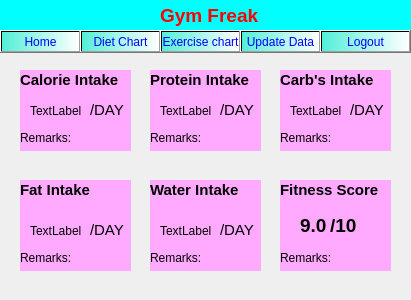
<?xml version="1.0" encoding="UTF-8"?>
<ui version="4.0">
 <class>dashboard</class>
 <widget class="QDialog" name="dashboard">
  <property name="geometry">
   <rect>
    <x>0</x>
    <y>0</y>
    <width>411</width>
    <height>300</height>
   </rect>
  </property>
  <property name="windowTitle">
   <string>Dialog</string>
  </property>
  <property name="styleSheet">
   <string notr="true"/>
  </property>
  <widget class="QLabel" name="label">
   <property name="geometry">
    <rect>
     <x>0</x>
     <y>0</y>
     <width>411</width>
     <height>51</height>
    </rect>
   </property>
   <property name="styleSheet">
    <string notr="true">background-color: rgb(0, 255, 255);</string>
   </property>
   <property name="text">
    <string/>
   </property>
  </widget>
  <widget class="QLabel" name="label_2">
   <property name="geometry">
    <rect>
     <x>160</x>
     <y>0</y>
     <width>111</width>
     <height>31</height>
    </rect>
   </property>
   <property name="text">
    <string>&lt;html&gt;&lt;head/&gt;&lt;body&gt;&lt;p&gt;&lt;span style=&quot; font-size:14pt; font-weight:600; color:#ff0000;&quot;&gt;Gym Freak&lt;/span&gt;&lt;/p&gt;&lt;/body&gt;&lt;/html&gt;</string>
   </property>
  </widget>
  <widget class="QPushButton" name="pushButton">
   <property name="geometry">
    <rect>
     <x>0</x>
     <y>30</y>
     <width>81</width>
     <height>23</height>
    </rect>
   </property>
   <property name="styleSheet">
    <string notr="true">background-color: qlineargradient(spread:pad, x1:0, y1:0, x2:1, y2:0, stop:0 rgba(82, 239, 216, 255), stop:1 rgba(255, 255, 255, 255));
color: rgb(0, 0, 255);</string>
   </property>
   <property name="text">
    <string>Home</string>
   </property>
  </widget>
  <widget class="QPushButton" name="pushButton_2">
   <property name="geometry">
    <rect>
     <x>80</x>
     <y>30</y>
     <width>81</width>
     <height>23</height>
    </rect>
   </property>
   <property name="styleSheet">
    <string notr="true">background-color: qlineargradient(spread:pad, x1:0, y1:0, x2:1, y2:0, stop:0 rgba(82, 239, 216, 255), stop:1 rgba(255, 255, 255, 255));
color: rgb(0, 0, 255);</string>
   </property>
   <property name="text">
    <string>Diet Chart</string>
   </property>
  </widget>
  <widget class="QPushButton" name="pushButton_3">
   <property name="geometry">
    <rect>
     <x>160</x>
     <y>30</y>
     <width>81</width>
     <height>23</height>
    </rect>
   </property>
   <property name="styleSheet">
    <string notr="true">background-color: qlineargradient(spread:pad, x1:0, y1:0, x2:1, y2:0, stop:0 rgba(82, 239, 216, 255), stop:1 rgba(255, 255, 255, 255));
color: rgb(0, 0, 255);</string>
   </property>
   <property name="text">
    <string>Exercise chart</string>
   </property>
  </widget>
  <widget class="QPushButton" name="pushButton_4">
   <property name="geometry">
    <rect>
     <x>240</x>
     <y>30</y>
     <width>81</width>
     <height>23</height>
    </rect>
   </property>
   <property name="styleSheet">
    <string notr="true">background-color: qlineargradient(spread:pad, x1:0, y1:0, x2:1, y2:0, stop:0 rgba(82, 239, 216, 255), stop:1 rgba(255, 255, 255, 255));
color: rgb(0, 0, 255);</string>
   </property>
   <property name="text">
    <string>Update Data</string>
   </property>
  </widget>
  <widget class="QPushButton" name="pushButton_5">
   <property name="geometry">
    <rect>
     <x>320</x>
     <y>30</y>
     <width>91</width>
     <height>23</height>
    </rect>
   </property>
   <property name="styleSheet">
    <string notr="true">background-color: qlineargradient(spread:pad, x1:0, y1:0, x2:1, y2:0, stop:0 rgba(82, 239, 216, 255), stop:1 rgba(255, 255, 255, 255));
color: rgb(0, 0, 255);</string>
   </property>
   <property name="text">
    <string>Logout</string>
   </property>
  </widget>
  <widget class="QLabel" name="label_3">
   <property name="geometry">
    <rect>
     <x>20</x>
     <y>70</y>
     <width>111</width>
     <height>81</height>
    </rect>
   </property>
   <property name="styleSheet">
    <string notr="true">background-color: rgb(255, 170, 255);</string>
   </property>
   <property name="text">
    <string/>
   </property>
  </widget>
  <widget class="QLabel" name="label_4">
   <property name="geometry">
    <rect>
     <x>150</x>
     <y>70</y>
     <width>111</width>
     <height>81</height>
    </rect>
   </property>
   <property name="styleSheet">
    <string notr="true">background-color: rgb(255, 170, 255);</string>
   </property>
   <property name="text">
    <string/>
   </property>
  </widget>
  <widget class="QLabel" name="label_5">
   <property name="geometry">
    <rect>
     <x>280</x>
     <y>70</y>
     <width>111</width>
     <height>81</height>
    </rect>
   </property>
   <property name="styleSheet">
    <string notr="true">background-color: rgb(255, 170, 255);</string>
   </property>
   <property name="text">
    <string/>
   </property>
  </widget>
  <widget class="QLabel" name="label_6">
   <property name="geometry">
    <rect>
     <x>20</x>
     <y>180</y>
     <width>111</width>
     <height>91</height>
    </rect>
   </property>
   <property name="styleSheet">
    <string notr="true">background-color: rgb(255, 170, 255);</string>
   </property>
   <property name="text">
    <string/>
   </property>
  </widget>
  <widget class="QLabel" name="label_7">
   <property name="geometry">
    <rect>
     <x>150</x>
     <y>180</y>
     <width>111</width>
     <height>91</height>
    </rect>
   </property>
   <property name="styleSheet">
    <string notr="true">background-color: rgb(255, 170, 255);</string>
   </property>
   <property name="text">
    <string/>
   </property>
  </widget>
  <widget class="QLabel" name="label_8">
   <property name="geometry">
    <rect>
     <x>280</x>
     <y>180</y>
     <width>111</width>
     <height>91</height>
    </rect>
   </property>
   <property name="styleSheet">
    <string notr="true">background-color: rgb(255, 170, 255);</string>
   </property>
   <property name="text">
    <string/>
   </property>
  </widget>
  <widget class="QLabel" name="label_9">
   <property name="geometry">
    <rect>
     <x>20</x>
     <y>70</y>
     <width>111</width>
     <height>20</height>
    </rect>
   </property>
   <property name="text">
    <string>&lt;html&gt;&lt;head/&gt;&lt;body&gt;&lt;p&gt;&lt;span style=&quot; font-size:11pt; font-weight:600;&quot;&gt;Calorie Intake&lt;/span&gt;&lt;/p&gt;&lt;/body&gt;&lt;/html&gt;</string>
   </property>
  </widget>
  <widget class="QLabel" name="label_10">
   <property name="geometry">
    <rect>
     <x>30</x>
     <y>100</y>
     <width>61</width>
     <height>21</height>
    </rect>
   </property>
   <property name="text">
    <string>TextLabel</string>
   </property>
  </widget>
  <widget class="QLabel" name="label_11">
   <property name="geometry">
    <rect>
     <x>90</x>
     <y>100</y>
     <width>41</width>
     <height>21</height>
    </rect>
   </property>
   <property name="text">
    <string>&lt;html&gt;&lt;head/&gt;&lt;body&gt;&lt;p&gt;&lt;span style=&quot; font-size:11pt;&quot;&gt;/DAY&lt;/span&gt;&lt;/p&gt;&lt;/body&gt;&lt;/html&gt;</string>
   </property>
  </widget>
  <widget class="QLabel" name="label_12">
   <property name="geometry">
    <rect>
     <x>20</x>
     <y>130</y>
     <width>51</width>
     <height>16</height>
    </rect>
   </property>
   <property name="text">
    <string>Remarks:</string>
   </property>
  </widget>
  <widget class="QLabel" name="label_13">
   <property name="geometry">
    <rect>
     <x>150</x>
     <y>70</y>
     <width>111</width>
     <height>20</height>
    </rect>
   </property>
   <property name="text">
    <string>&lt;html&gt;&lt;head/&gt;&lt;body&gt;&lt;p&gt;&lt;span style=&quot; font-size:11pt; font-weight:600;&quot;&gt;Protein Intake&lt;/span&gt;&lt;/p&gt;&lt;/body&gt;&lt;/html&gt;</string>
   </property>
  </widget>
  <widget class="QLabel" name="label_14">
   <property name="geometry">
    <rect>
     <x>280</x>
     <y>70</y>
     <width>111</width>
     <height>20</height>
    </rect>
   </property>
   <property name="text">
    <string>&lt;html&gt;&lt;head/&gt;&lt;body&gt;&lt;p&gt;&lt;span style=&quot; font-size:11pt; font-weight:600;&quot;&gt;   Carb's Intake&lt;/span&gt;&lt;/p&gt;&lt;/body&gt;&lt;/html&gt;</string>
   </property>
  </widget>
  <widget class="QLabel" name="label_15">
   <property name="geometry">
    <rect>
     <x>20</x>
     <y>180</y>
     <width>111</width>
     <height>20</height>
    </rect>
   </property>
   <property name="text">
    <string>&lt;html&gt;&lt;head/&gt;&lt;body&gt;&lt;p&gt;&lt;span style=&quot; font-size:11pt; font-weight:600;&quot;&gt;Fat Intake&lt;/span&gt;&lt;/p&gt;&lt;/body&gt;&lt;/html&gt;</string>
   </property>
  </widget>
  <widget class="QLabel" name="label_16">
   <property name="geometry">
    <rect>
     <x>150</x>
     <y>180</y>
     <width>111</width>
     <height>20</height>
    </rect>
   </property>
   <property name="text">
    <string>&lt;html&gt;&lt;head/&gt;&lt;body&gt;&lt;p&gt;&lt;span style=&quot; font-size:11pt; font-weight:600;&quot;&gt;Water Intake&lt;/span&gt;&lt;/p&gt;&lt;/body&gt;&lt;/html&gt;</string>
   </property>
  </widget>
  <widget class="QLabel" name="label_17">
   <property name="geometry">
    <rect>
     <x>220</x>
     <y>100</y>
     <width>41</width>
     <height>21</height>
    </rect>
   </property>
   <property name="text">
    <string>&lt;html&gt;&lt;head/&gt;&lt;body&gt;&lt;p&gt;&lt;span style=&quot; font-size:11pt;&quot;&gt;/DAY&lt;/span&gt;&lt;/p&gt;&lt;/body&gt;&lt;/html&gt;</string>
   </property>
  </widget>
  <widget class="QLabel" name="label_18">
   <property name="geometry">
    <rect>
     <x>160</x>
     <y>100</y>
     <width>61</width>
     <height>21</height>
    </rect>
   </property>
   <property name="text">
    <string>TextLabel</string>
   </property>
  </widget>
  <widget class="QLabel" name="label_19">
   <property name="geometry">
    <rect>
     <x>150</x>
     <y>130</y>
     <width>51</width>
     <height>16</height>
    </rect>
   </property>
   <property name="text">
    <string>Remarks:</string>
   </property>
  </widget>
  <widget class="QLabel" name="label_20">
   <property name="geometry">
    <rect>
     <x>350</x>
     <y>100</y>
     <width>41</width>
     <height>21</height>
    </rect>
   </property>
   <property name="text">
    <string>&lt;html&gt;&lt;head/&gt;&lt;body&gt;&lt;p&gt;&lt;span style=&quot; font-size:11pt;&quot;&gt;/DAY&lt;/span&gt;&lt;/p&gt;&lt;/body&gt;&lt;/html&gt;</string>
   </property>
  </widget>
  <widget class="QLabel" name="label_21">
   <property name="geometry">
    <rect>
     <x>290</x>
     <y>100</y>
     <width>61</width>
     <height>21</height>
    </rect>
   </property>
   <property name="text">
    <string>TextLabel</string>
   </property>
  </widget>
  <widget class="QLabel" name="label_22">
   <property name="geometry">
    <rect>
     <x>280</x>
     <y>130</y>
     <width>51</width>
     <height>16</height>
    </rect>
   </property>
   <property name="text">
    <string>Remarks:</string>
   </property>
  </widget>
  <widget class="QLabel" name="label_23">
   <property name="geometry">
    <rect>
     <x>90</x>
     <y>220</y>
     <width>41</width>
     <height>21</height>
    </rect>
   </property>
   <property name="text">
    <string>&lt;html&gt;&lt;head/&gt;&lt;body&gt;&lt;p&gt;&lt;span style=&quot; font-size:11pt;&quot;&gt;/DAY&lt;/span&gt;&lt;/p&gt;&lt;/body&gt;&lt;/html&gt;</string>
   </property>
  </widget>
  <widget class="QLabel" name="label_24">
   <property name="geometry">
    <rect>
     <x>30</x>
     <y>220</y>
     <width>61</width>
     <height>21</height>
    </rect>
   </property>
   <property name="text">
    <string>TextLabel</string>
   </property>
  </widget>
  <widget class="QLabel" name="label_25">
   <property name="geometry">
    <rect>
     <x>20</x>
     <y>250</y>
     <width>51</width>
     <height>16</height>
    </rect>
   </property>
   <property name="text">
    <string>Remarks:</string>
   </property>
  </widget>
  <widget class="QLabel" name="label_26">
   <property name="geometry">
    <rect>
     <x>220</x>
     <y>220</y>
     <width>41</width>
     <height>21</height>
    </rect>
   </property>
   <property name="text">
    <string>&lt;html&gt;&lt;head/&gt;&lt;body&gt;&lt;p&gt;&lt;span style=&quot; font-size:11pt;&quot;&gt;/DAY&lt;/span&gt;&lt;/p&gt;&lt;/body&gt;&lt;/html&gt;</string>
   </property>
  </widget>
  <widget class="QLabel" name="label_27">
   <property name="geometry">
    <rect>
     <x>160</x>
     <y>220</y>
     <width>61</width>
     <height>21</height>
    </rect>
   </property>
   <property name="text">
    <string>TextLabel</string>
   </property>
  </widget>
  <widget class="QLabel" name="label_28">
   <property name="geometry">
    <rect>
     <x>150</x>
     <y>250</y>
     <width>51</width>
     <height>16</height>
    </rect>
   </property>
   <property name="text">
    <string>Remarks:</string>
   </property>
  </widget>
  <widget class="QLabel" name="label_29">
   <property name="geometry">
    <rect>
     <x>280</x>
     <y>180</y>
     <width>111</width>
     <height>20</height>
    </rect>
   </property>
   <property name="text">
    <string>&lt;html&gt;&lt;head/&gt;&lt;body&gt;&lt;p&gt;&lt;span style=&quot; font-size:11pt; font-weight:600;&quot;&gt;Fitness Score&lt;/span&gt;&lt;/p&gt;&lt;/body&gt;&lt;/html&gt;</string>
   </property>
  </widget>
  <widget class="QLabel" name="label_30">
   <property name="geometry">
    <rect>
     <x>300</x>
     <y>210</y>
     <width>51</width>
     <height>31</height>
    </rect>
   </property>
   <property name="text">
    <string>&lt;html&gt;&lt;head/&gt;&lt;body&gt;&lt;p&gt;&lt;span style=&quot; font-size:14pt; font-weight:600;&quot;&gt;9.0&lt;/span&gt;&lt;/p&gt;&lt;/body&gt;&lt;/html&gt;</string>
   </property>
  </widget>
  <widget class="QLabel" name="label_31">
   <property name="geometry">
    <rect>
     <x>330</x>
     <y>210</y>
     <width>41</width>
     <height>31</height>
    </rect>
   </property>
   <property name="text">
    <string>&lt;html&gt;&lt;head/&gt;&lt;body&gt;&lt;p&gt;&lt;span style=&quot; font-size:14pt; font-weight:600;&quot;&gt;/10&lt;/span&gt;&lt;/p&gt;&lt;/body&gt;&lt;/html&gt;</string>
   </property>
  </widget>
  <widget class="QLabel" name="label_32">
   <property name="geometry">
    <rect>
     <x>280</x>
     <y>250</y>
     <width>51</width>
     <height>16</height>
    </rect>
   </property>
   <property name="text">
    <string>Remarks:</string>
   </property>
  </widget>
  <widget class="QLabel" name="la">
   <property name="geometry">
    <rect>
     <x>110</x>
     <y>280</y>
     <width>81</width>
     <height>16</height>
    </rect>
   </property>
   <property name="text">
    <string/>
   </property>
  </widget>
 </widget>
 <resources/>
 <connections/>
</ui>
